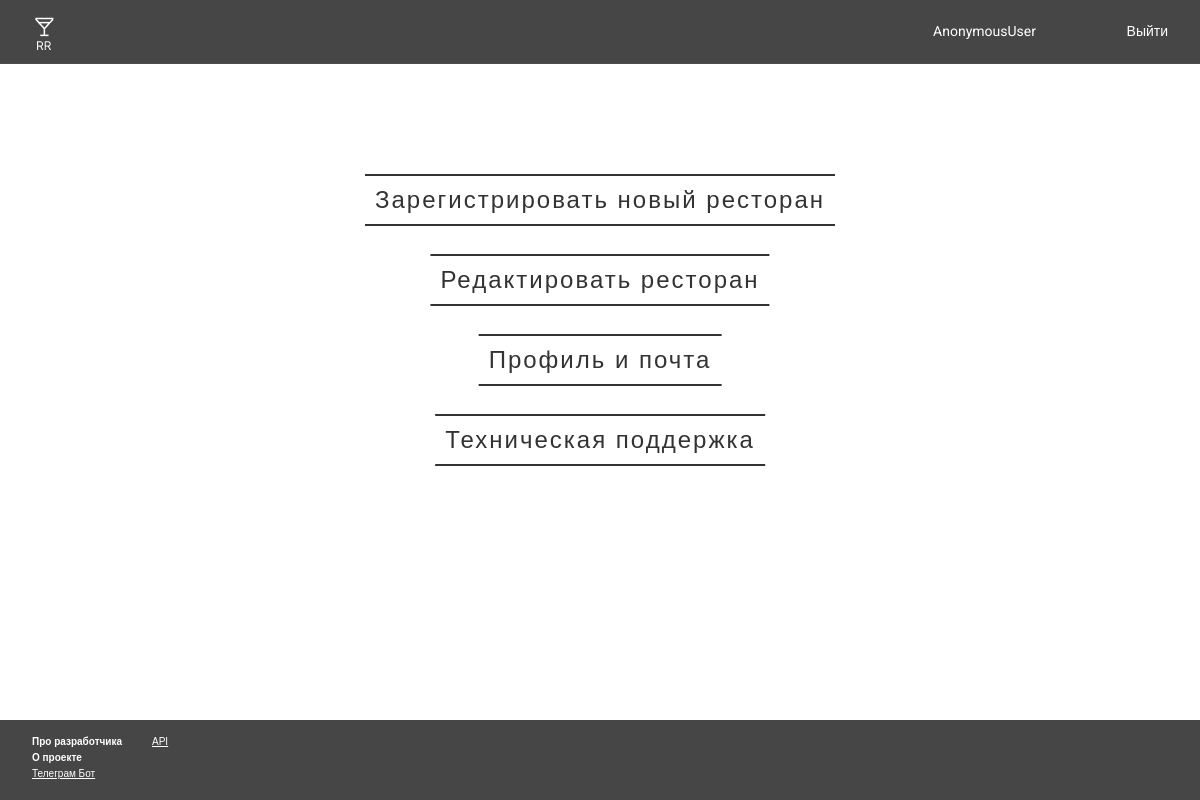
Screenshot of /setting_user/ with the database file from the repository.
### app/models.py (models this page shows)
class ui_elements(models.Model):
    background=models.ImageField(upload_to='ui_bac_image/')
    header=models.ImageField(upload_to='ui_png/')
    ico_header=models.ImageField(upload_to='ico_header/')
    ico_setting_header = models.ImageField(upload_to='ico_header/',null=True)
    f_image = models.ImageField(upload_to='f_image/')
    complete_image=models.ImageField(upload_to="complete_image/",blank=True)
    new_restaurant_setting_img=models.ImageField(upload_to="setting_img/",blank=True)
    edit_restaurant_setting_img = models.ImageField(upload_to="setting_img/", blank=True)
    user_setting_img = models.ImageField(upload_to="setting_img/", blank=True)
    support_setting_img=models.ImageField(upload_to="setting_img/", blank=True)

### app/views.py (the view)
# urls.py: path("setting_user/",setting_user,name="setting_user"),
def setting_user(request):
    back_img=ui_elements.objects.all()
    res = Restaurant.objects.all()
    user = request.user
    context={
        "back_img":back_img,
        "user":user,
        "res":res,
    }
    return render(request,"setting_user.html",context)

### app/templates/setting_user.html (shortened to what this page needs)
<!DOCTYPE html>
{%load static%}
<html lang="en">
<head>
    <link rel='stylesheet' href="{% static 'css/setting_userv5.css' %}">
</head>
<body>
    <div class="container">
        {% for i in back_img %}
            <img class='headers' src="{{i.header.url}}" >
            <a href={% url 'user_page' %}  >
                <img class='icoheaders' src="{{i.ico_header.url}}" >
                </a>
            <div class="btn_logout">
                <a href={% url 'start_page' %} class="btn_logout_txt" style="text-decoration: none;" >Выйти</a>
                <div class="user_setting">
                        <a href={% url 'setting_user' %}  class="user_btn" style="text-decoration: none;">{{user}}</a>
                </div>
                {% endfor %}
        </div>
    </div>
    <div class="wrapper">
        <a class="wrapper_txt" onclick="register_new_restaurant()">Зарегистрировать новый ресторан</a>
      </div>
    <div class="wrapper2">
        <a class="wrapper_txt2" onclick="edit_my_restaurant()">Редактировать ресторан</a>
      </div>
    <div class="wrapper3">
        <a class="wrapper_txt3" onclick="profile()">Профиль и почта</a>
      </div>
    <div class="wrapper4">
        <a class="wrapper_txt4" onclick="support()">Техническая поддержка</a>
      </div>
            <div class="footer">
                {% for i in back_img %}
                    <img class="footer_img" src="{{i.f_image.url}}">
                    <div class="footer_btn">
                        <h1 class="text_footer_dev">Про разработчика</h1>
                        <h1 class="text_footer_project"> О проекте</h1>
                        <a class="text_footer_telegram"href={% url 'tg_page' %}>Телеграм Бот</a>
                        <a class="text_footer_api" href={% url 'api_page' %}>API</a>
                {% endfor %}
            </div>
</body>
</html>

### app/static/css/setting_userv5.css (style rules this page uses)
* { margin: 0; padding: 0; }
body { background: #ffffff; }
.container { position: relative; min-height: 100%; margin: 0; padding: 0; }
.container .headers { position: fixed; margin: 0; padding: 0; height: 64px; width: 100%; }
.container .icoheaders { position: absolute; margin:0; height: 16; width: 16; top: 14px; left: 32px; }
.container .btn_logout { position: absolute; margin-right: 0em; margin-left: 0em; right: 32px; top: 22px; }
.container .btn_logout .btn_logout_txt { font-size: 14px; color: #ffffff; font-weight: normal; font-family: 'Roboto', sans-serif; }
.container .user_setting { position: absolute; margin-right: 0em; margin-left: 0em; right: 132px; top: 0px; }
.container .user_setting .user_btn { font-size: 14px; color: #ffffff; font-weight: normal; font-family: 'Roboto', sans-serif; }
.footer { position: fixed; bottom: 0%; width: 100%; height: 80px; background-color: #f5f5f5; margin: 0; padding: 0; }
.footer .footer_img { position: fixed; margin: 0; padding: 0; height: 100px; width: 100%; }
.footer .footer_btn .text_footer_dev { position: absolute; font-size: 10px; font-family: 'Roboto Light 300', sans-serif; color: white; left: 32px; top: 16px; cursor: pointer; }
.footer .footer_btn .text_footer_project { position: absolute; font-size: 10px; font-family: 'Roboto Light 300', sans-serif; color: white; left: 32px; top: 32px; cursor: pointer; }
.footer .footer_btn .text_footer_telegram { position: absolute; font-size: 10px; font-family: 'Roboto Light 300', sans-serif; color: white; left: 32px; top: 48px; cursor: pointer; }
.footer .footer_btn .text_footer_api { position: absolute; font-size: 10px; font-family: 'Roboto Light 300', sans-serif; color: white; left: 152px; top: 16px; cursor: pointer; }
.wrapper { position: fixed; top: 25%; left: 50%; transform: translate(-50%, -50%); }
.wrapper_txt { display: block; font-size: 24px; font-family: sans-serif; text-decoration: none; color: #333; border-top: 2px solid #333; border-bottom: 2px solid #333; padding: 10px; letter-spacing: 2px; transition: all .25s; }
.wrapper2 { position: fixed; top: 35%; left: 50%; transform: translate(-50%, -50%); }
.wrapper_txt2 { display: block; font-size: 24px; font-family: sans-serif; text-decoration: none; color: #333; border-top: 2px solid #333; border-bottom: 2px solid #333; padding: 10px; letter-spacing: 2px; transition: all .25s; }
.wrapper3 { position: fixed; top: 45%; left: 50%; transform: translate(-50%, -50%); }
.wrapper_txt3 { display: block; font-size: 24px; font-family: sans-serif; text-decoration: none; color: #333; border-top: 2px solid #333; border-bottom: 2px solid #333; padding: 10px; letter-spacing: 2px; transition: all .25s; }
.wrapper4 { position: fixed; top: 55%; left: 50%; transform: translate(-50%, -50%); }
.wrapper_txt4 { display: block; font-size: 24px; font-family: sans-serif; text-decoration: none; color: #333; border-top: 2px solid #333; border-bottom: 2px solid #333; padding: 10px; letter-spacing: 2px; transition: all .25s; }

### rows the page displays
ui_elements: header (picture), ico_header (picture), user "AnonymousUser", f_image (picture)
